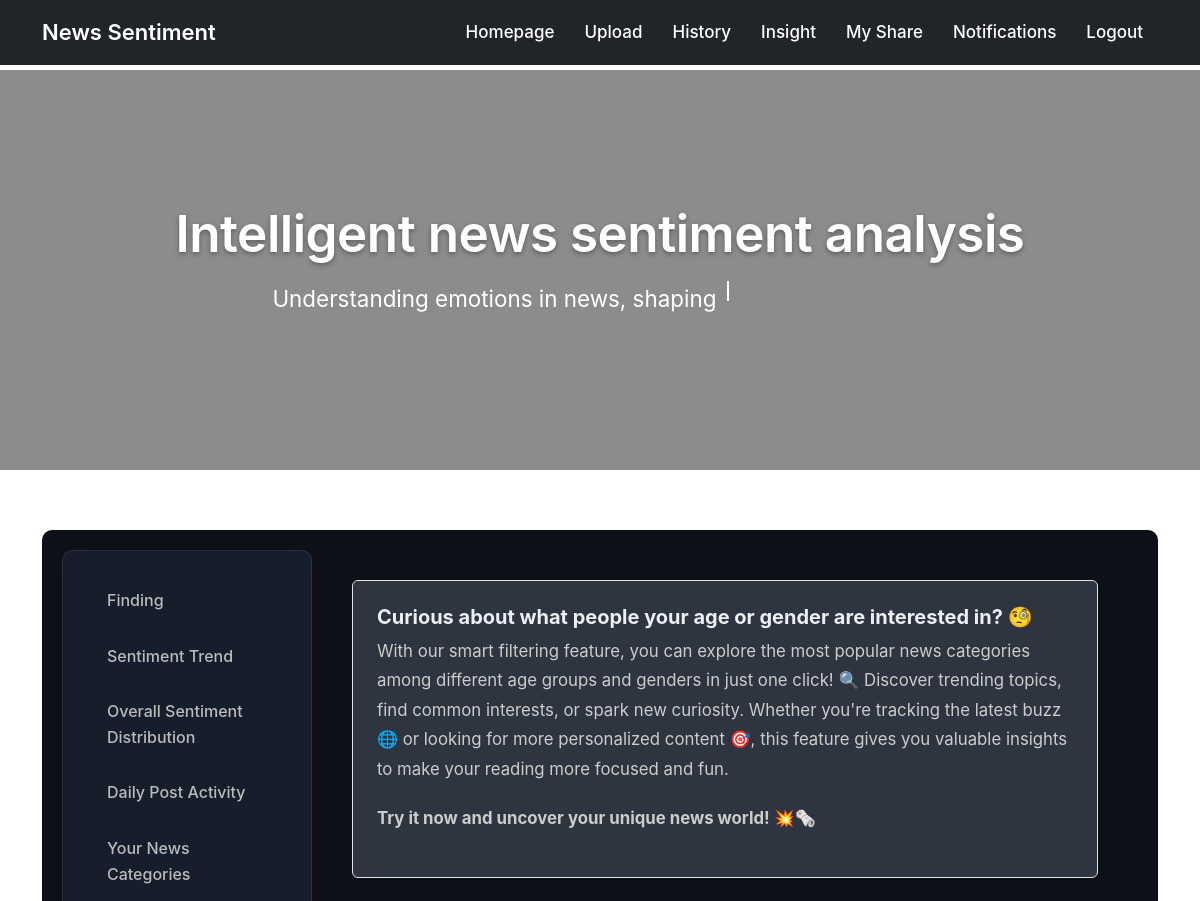
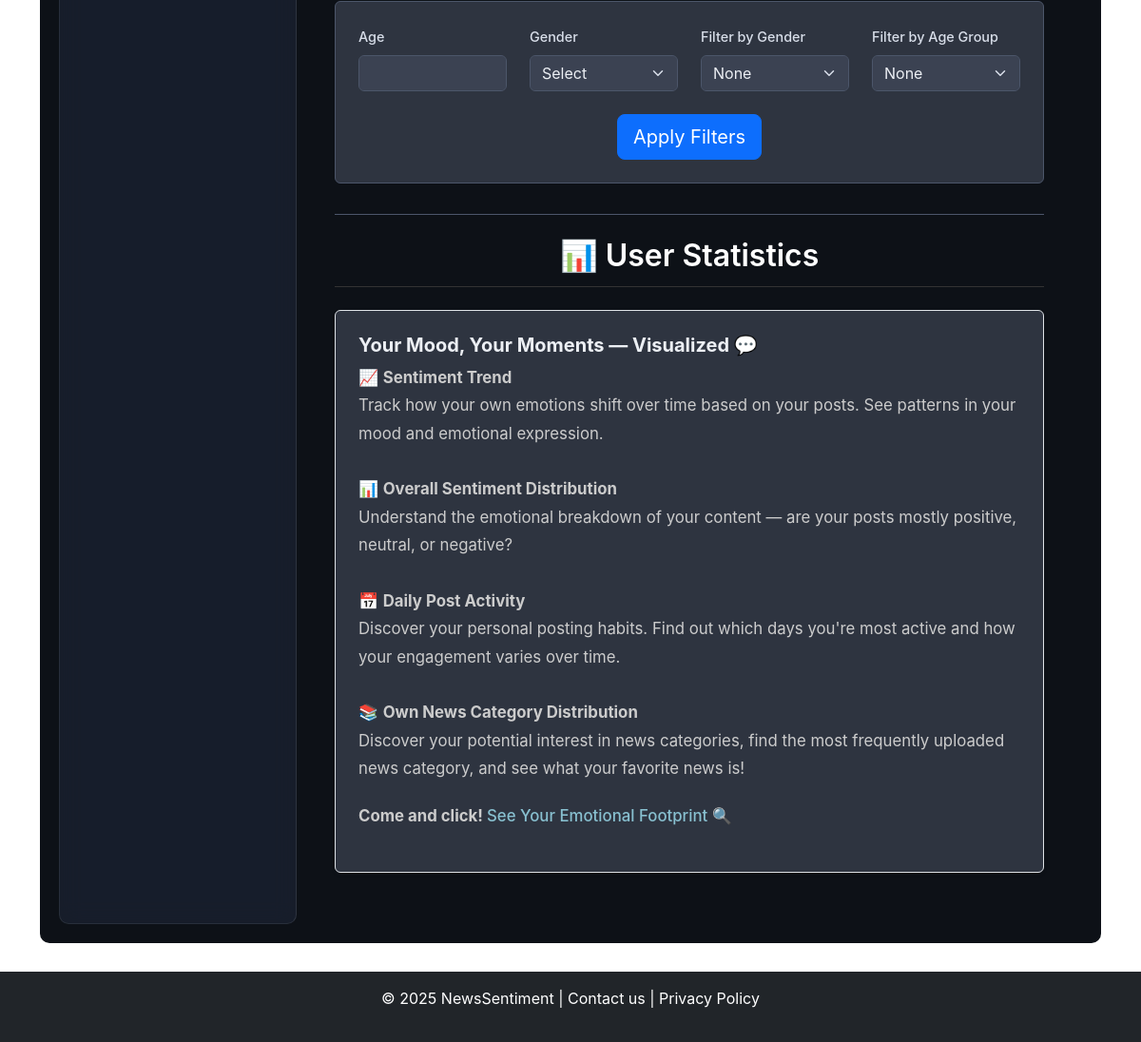
The app's page /user/user/test1 (signed in), older data (2 pictures, top to bottom).
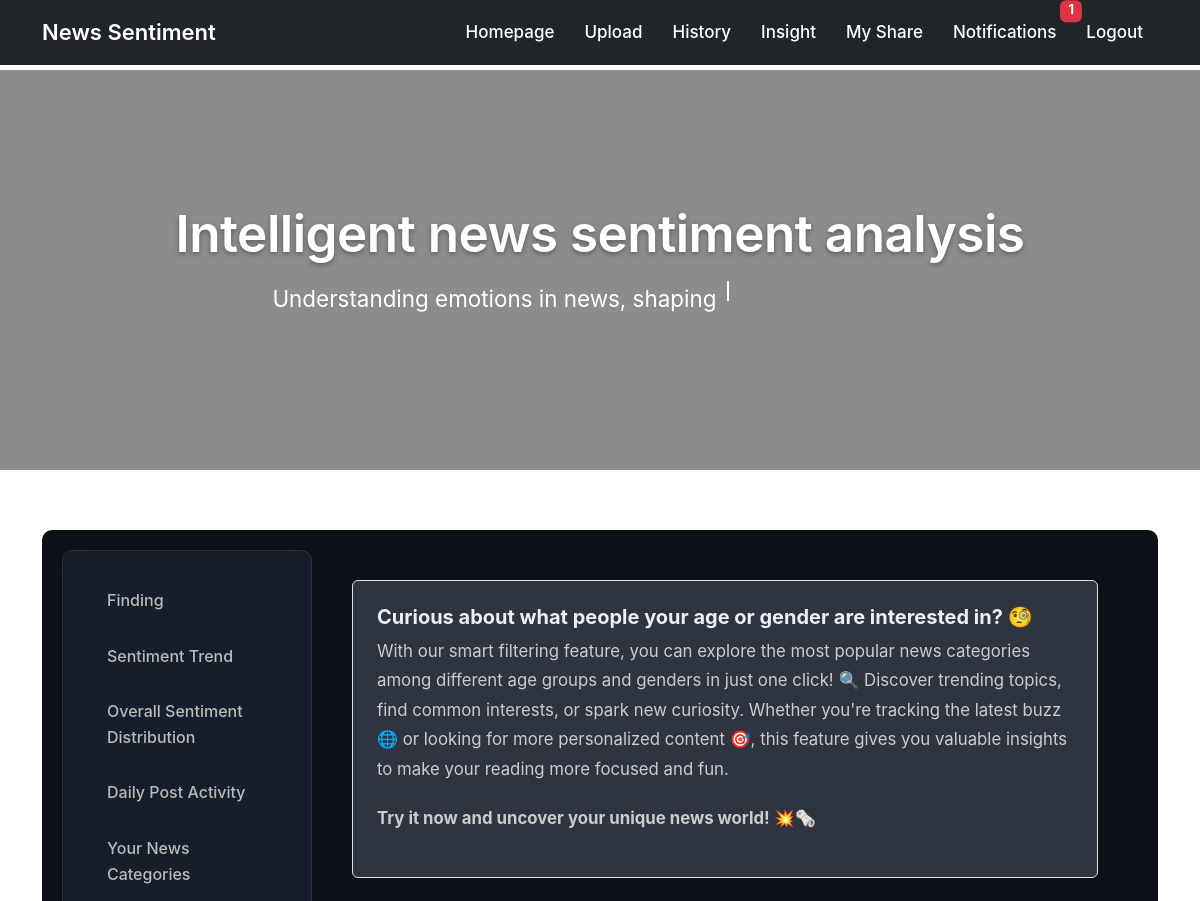
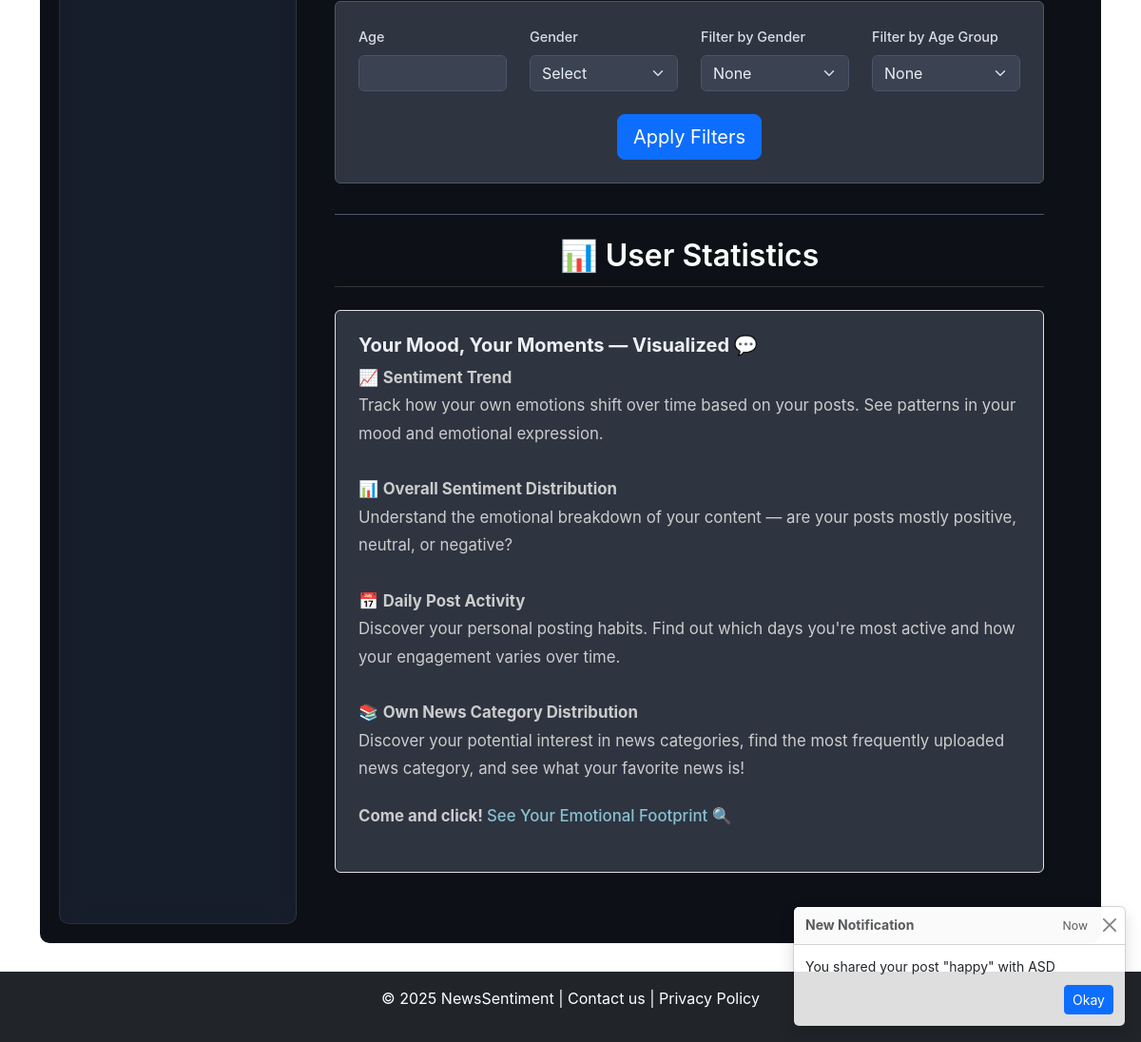
The same page, newer data (2 pictures, top to bottom).
### app/models.py (models this page shows, shortened)
class Notification(db.Model):
    id = db.Column(db.Integer, primary_key=True)
    user_id = db.Column(db.Integer, db.ForeignKey('user.id'), index=True)
    message = db.Column(db.String(256))
    timestamp = db.Column(db.DateTime, default=datetime.utcnow)
    is_read = db.Column(db.Boolean, default=False)
    user = db.relationship('User', backref='notifications')

### app/routes/user_routes.py (the view, shortened to what this page needs)
@user_bp.route("/user/<username>", methods=["GET", "POST"])
@login_required
def user_profile(username):
    user = db.first_or_404(sa.select(User).where(User.username == username))
    show_personal_inputs = user.age is None or user.gender is None
    form = FilterForm()
    age_group = None
    gender_filter = None
    category_distribution = {}
    seven_days_ago = datetime.utcnow() - timedelta(days=7)
    posts = Post.query.filter(
        Post.user_id == current_user.id,
        Post.timestamp >= seven_days_ago
    ).all()
    user_category_counter = Counter(post.category for post in posts if post.category)
    user_category_labels = list(user_category_counter.keys())
    user_category_values = list(user_category_counter.values())
    label_counts = {
        'Negative': sum(1 for post in posts if post.sentiment == 'Negative'),
        'Neutral': sum(1 for post in posts if post.sentiment == 'Neutral'),
        'Positive': sum(1 for post in posts if post.sentiment == 'Positive')
    }
    daily_sentiment = {}
    sentiment_counter = Counter()
    daily_post_count = Counter()
    for post in posts:
        date_str = post.timestamp.strftime('%Y-%m-%d')
        daily_post_count[date_str] += 1
        sentiment_counter[post.sentiment] += 1
        if date_str not in daily_sentiment:
            daily_sentiment[date_str] = Counter()
        daily_sentiment[date_str][post.sentiment] += 1
    dates = sorted(daily_sentiment.keys())
    positive = [daily_sentiment[d].get('Positive', 0) for d in dates]
    neutral = [daily_sentiment[d].get('Neutral', 0) for d in dates]
    negative = [daily_sentiment[d].get('Negative', 0) for d in dates]
    post_counts = [daily_post_count[d] for d in dates]
    return render_template(
        "user.html",
        user=user,
        form=form,
        posts=posts,
        age_group=age_group,
        gender_filter=gender_filter,
        label_counts=label_counts,
        dates=dates,
        positive=positive,
        neutral=neutral,
        negative=negative,
        post_counts=post_counts,
        sentiment_counter=sentiment_counter,
        category_distribution=category_distribution,
        category_labels=list(category_distribution.keys()) if category_distribution else [],
        category_values=list(category_distribution.values()) if category_distribution else [],
        show_personal_inputs=show_personal_inputs,
        user_category_labels=user_category_labels,
        user_category_values=user_category_values
    )

### app/forms.py
class FilterForm(FlaskForm):
    age = IntegerField("Age", validators=[DataRequired()])
    gender = SelectField("Gender", choices=[('', 'Select'), ('Male', 'Male'), ('Female', 'Female'), ('Other', 'Other')])
    filter_by = SelectField("Filter by", choices=[('', 'None'), ('gender', 'Gender'), ('age', 'Age Group')])
    submit = SubmitField("Apply")

### app/models.py (called while the page is built)
@login.user_loader
def load_user(id):
    return db.session.get(User, int(id))

### app/templates/user.html (shortened to what the changed rows need)
{% extends "base.html" %}
{% block content %}
<section class="container-left">
    <div class="content insight-content">
        <h2 id="statistics-section" class="mb-4 text-center section-divider-title">📊 User Statistics</h2>
    </div>
</section>
{% endblock %}

### app/templates/base.html (shortened to what the changed rows need)
<!doctype html>
<html lang="en" class="h-100">
<head>
    <link href="https://cdn.jsdelivr.net/npm/bootstrap@5.3.2/dist/css/bootstrap.min.css" rel="stylesheet">
    <link rel="stylesheet" href="{{ url_for('static', filename='css/homepage.css') }}">
<body>
    <nav class="navbar navbar-expand-lg navbar-dark bg-dark fixed-top">
        <div class="container">
            <div class="collapse navbar-collapse" id="navbarNav">
                <ul class="navbar-nav ms-auto">
                    {% if current_user.is_authenticated %}
                    <li class="nav-item position-relative">
                        <a class="nav-link text-white" href="{{ url_for('notify.notifications') }}">
                            Notifications
                            {% set unread_count = current_user.notifications|selectattr('is_read', 'equalto',
                            False)|list|length %}
                            {% if unread_count > 0 %}
                            <span class="badge bg-danger position-absolute top-0 start-100 translate-middle">
                                {{ unread_count }}
                            </span>
                            {% endif %}
                        </a>
                    </li>
                    {% endif %}
                </ul>
            </div>
        </div>
    </nav>
    <section class="hero-section">
        <div class="hero-overlay">
            <div class="hero-content">
                <h1>Intelligent news sentiment analysis</h1>
            </div>
        </div>
    </section>
    <div class="container mt-4">
        {% block content %}{% endblock %}
    </div>
    {% if current_user.is_authenticated %}
    {% set unread_message = current_user.notifications|selectattr('is_read', 'equalto',
    False)|map(attribute='message')|list|first %}
    {% if unread_message %}
    <div aria-live="polite" aria-atomic="true" class="position-fixed bottom-0 end-0 p-3" style="z-index: 1080;">
        <div id="notificationToast" class="toast" role="alert" aria-live="assertive" aria-atomic="true">
            <div class="toast-header">
                <strong class="me-auto">New Notification</strong>
                <small>Now</small>
                <button type="button" class="btn-close" data-bs-dismiss="toast" aria-label="Close"></button>
            </div>
            <div class="toast-body">
                {{ unread_message }}
                <div class="mt-2 text-end">
                    <a href="{{ url_for('notify.mark_notification_read_and_redirect', next=request.full_path) }}"
                        class="btn btn-sm btn-primary">Okay</a>
                </div>
            </div>
        </div>
    </div>
    {% endif %}
    {% endif %}
</body>
</html>

Row changes from the older to the newer data that the page shows:
added Notification: message "You shared your post \"happy\" with ASD"
Text that changed along with them:
{{ unread_count }}: (not shown) → "1"
text now shown: "New Notification Now Okay"
